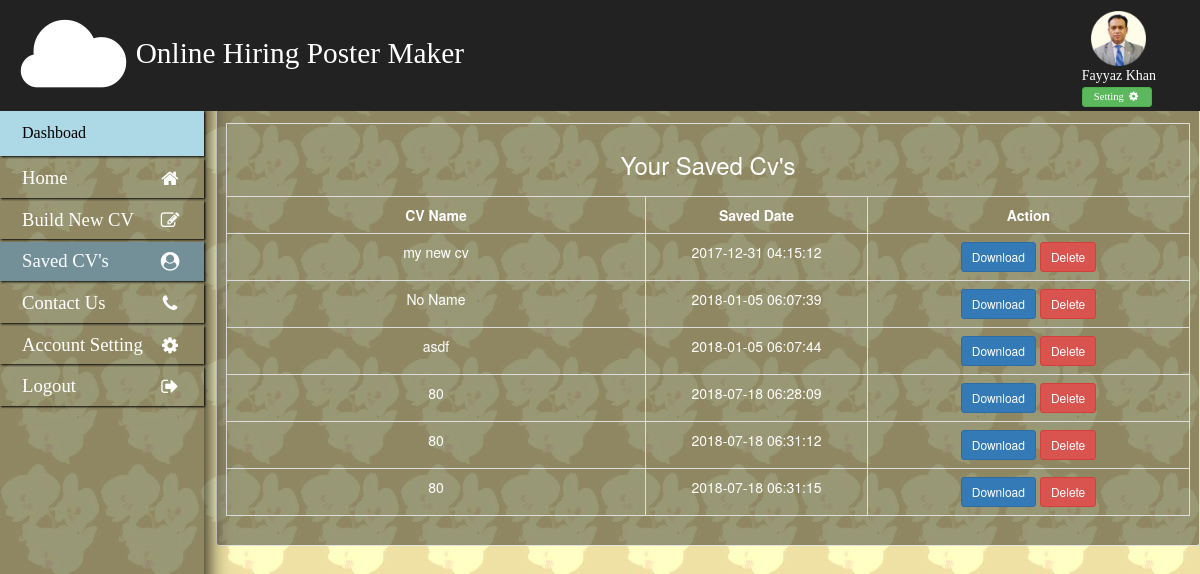
Page /savedCv.php (signed in) on the committed database.
### tables this page shows
CREATE TABLE `users` (
  `id` int(11) NOT NULL,
  `username` varchar(111) NOT NULL,
  `password` varchar(111) NOT NULL,
  `name` varchar(111) NOT NULL,
  `dbdate` timestamp NOT NULL DEFAULT CURRENT_TIMESTAMP
);

CREATE TABLE `allcv` (
  `id` int(11) NOT NULL,
  `cvName` varchar(1111) NOT NULL,
  `cvFileName` varchar(1111) NOT NULL,
  `userId` int(11) NOT NULL,
  `date` timestamp NOT NULL DEFAULT CURRENT_TIMESTAMP
);

### assets/function.php (the view, shortened to what this page needs)
<?php
function userName()
{
	include 'assets/database.php';
	$array = $con->query("select * from users where id = '$_SESSION[userId]' ");
	$row = $array->fetch_assoc();
	return $row['name'];
}
function savedCv()
{
	include 'assets/database.php';
	$array = $con->query("select * from allcv where userId = '$_SESSION[userId]' ");
	if ($array->num_rows > 0)
	{
		while ($row = $array->fetch_assoc())
		{
			echo "<thread><tr class='center'>";
			echo "<td>$row[cvName]</td>";
			echo "<td>$row[date]</td>";
			echo "<td>
					<a target='_blank' href='download.php?file=$row[cvFileName]'><button class='btn btn-primary small btn-sm'>Download</button></a>
					<a href='deleteCV.php?file=$row[cvFileName]'><button class='btn btn-danger small btn-sm'>Delete</button></a>
				</td>";
			echo "</tr></thread>";
		}
	}
	else
	{
		echo "<thread><tr>";
		echo "<th colspan='3' class='center'><h3>You have not saved any cv yet</h3></th>";
		echo "</tr></thread>";
	}
}
 ?>

### savedCv.php (shortened to what this page needs)
 <!DOCTYPE html>
<html>
<head>
  <?php require 'assets/function.php'; ?>
	<?php require "assets/autoloader.php" ?>
</head>
<body style="background: url(photo/bg.jpg) fixed;">
<div class="hub-top">
	<div class="logo flex pull-left">
		<div><i class="glyphicon glyphicon-cloud"></i></div>
		<div class="logoname treb"><span>Online Hiring Poster Maker</span></div>
	</div>
	<div class="login pull-right " style="margin-right: 44px">
		<div><img src="photo/user.png" class="img-responsive" style="width: 55px;margin:auto;"></div>
		<div class="treb" class="name "><span style="text-align: center;"><?php echo userName(); ?></span><br>
		<a href="setting.php"><button class="btn btn-success btn-sm" style="padding: 1px 11px;font-size: 8pt">Setting <i class="fa fa-gear fa-fw"></i></button></a>
		</div>
	</div>
</div>
<div class="dashboard treb " style="background-color: rgba(0, 0, 0, 0.4);  opacity: inherit;">
	<span class="dbname">Dashboad</span>
	<ul>
		<a href="index.php"><li><i class="fa fa-home fa-fw"></i> Home</li></a>
		<a href="newCv.php"><li><i class="fa fa-edit fa-fw"></i> Build New CV</li></a>
		<a href="savedCv.php"><li style="background:#739099"><i class="fa fa-user-circle fa-fw"></i>Saved CV's</li></a>
		<a href="contactUs.php"><li><i class="fa fa-phone fa-fw"></i> Contact Us</li></a>
    <a href="setting.php"><li><i class="fa fa-gear fa-fw"></i>Account Setting</li></a>
		<a href="logout.php"><li><i class="fa fa-sign-out fa-fw"></i> Logout</li></a>
	</ul>
</div>
<div class="well well-sm" style="margin-left: 18%;padding-top: 122px;background-color: rgba(0, 0, 0, 0.4);  opacity: inherit;">
  <table class="table table-bordered tabler-hover " style="color: white">
    <thread>
      <tr>
        <th class="center" colspan="3"><h3>Your Saved Cv's</h3></th>
      </tr>
    </thread>
    <thread>
      <tr>
        <th class="center">CV Name</th>
        <th class="center" style="width: 222px;">Saved Date</th>
        <th class="center" style="width: 322px;">Action</th>
      </tr>
    </thread>
    <?php
          savedCV();
     ?>
  </table>
</div>
</body>
</html>

### rows in the picture
users: name "Fayyaz Khan"
allcv: cvName "my new cv", date "2017-12-31 04:15:12"
allcv: cvName "No Name", date "2018-01-05 06:07:39"
allcv: cvName "asdf", date "2018-01-05 06:07:44"
allcv: cvName "80", date "2018-07-18 06:28:09"
allcv: cvName "80", date "2018-07-18 06:31:12"
allcv: cvName "80", date "2018-07-18 06:31:15"
